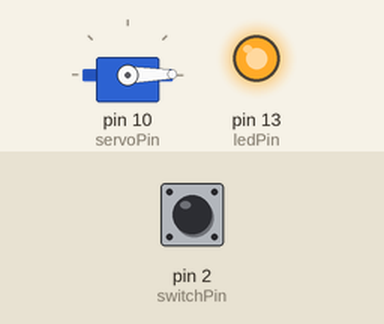
This sketch was run on a simulated Arduino Nano, built with avr-gcc and run on an emulated ATmega328P. Parts: servo, output pins drawn as LEDs (lit = HIGH). The test bench sets the inputs (shaded band); at power-on: pin 2 (switchPin) HIGH.

Above: at 2.2 s.
2.3 s: pin 2 (switchPin) pulled LOW for 0.15 s
At 2.5 s:
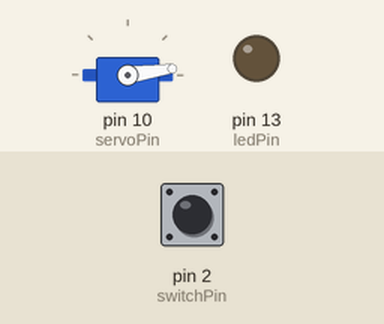
5.4 s: pin 2 (switchPin) pulled LOW for 1 s
At 5.9 s:
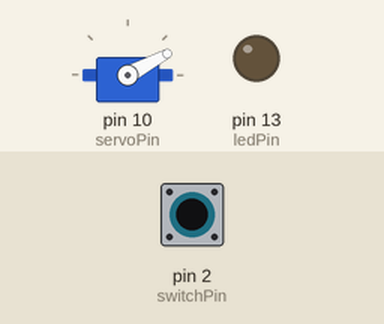
8.6 s: pin 2 (switchPin) pulled LOW for 3.2 s
At 10.2 s:
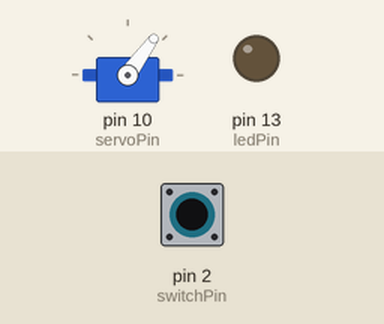
Timing chart, 0 to 14.2 s (numbered marks = the images above; inputs shaded):
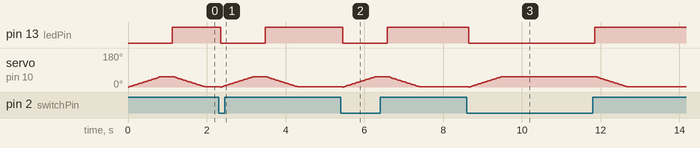

The sketch:

chest-opener.ino
```cpp
//#define DEBUG

/*
Title: A chest opener for JJPOTC
Description: This sketch simply just moves a servo from one position to another based on a switch w/a little debouncing.

Author: Jeremy Fleitz
5/31/2019 - Initial Revision


Hookup:
PD2 - Switch In
PD10 - Servo Out
PD13 - LED out (on the arduino nano)
*/
#include <Servo.h>

Servo svo;


//constants that may need to be adjusted:
const int openPos = 0; //degree position on the servo for the chest to be open
const int closedPos = 55; //degree position on the servo for the chest to be closed
const int openSpeedDelay = 15; //delay in ms for adjusting how fast the servo opens the chest
const int closeSpeedDelay = 15; //delay in ms for adjusting how fast the servo closes the chest

//delays
unsigned long debounceDelay = 50; //debouncing time in ms..shouldn't need to change

//pins
const int ledPin = 13;
const int servoPin = 10;
const int switchPin = 2;

//globals
int lastSwState = LOW;
int swState  = LOW;

unsigned long lastDebounceTime = 0;


void setup(){
  pinMode(ledPin,OUTPUT);
  pinMode(servoPin,OUTPUT);
  pinMode(switchPin,INPUT_PULLUP);


  MoveChest(false);

  #ifdef DEBUG
  Serial.println("chest-opener initialized");
  #endif
}

//MoveChest basically is the servo example from the Arduino library, except switching directions based on the value passed in
void MoveChest(bool open) {
  int pos;

  // set the LED:
  digitalWrite(ledPin, open);
  svo.attach(servoPin);

  if (open) {
    for (pos = closedPos; pos > openPos; pos--) {
      // in steps of 1 degree
      svo.write(pos);
      delay(openSpeedDelay);
    }
  }
  else {
    for (pos = openPos; pos < closedPos; pos++) { // goes from 0 degrees to 180 degrees
      // in steps of 1 degree
      svo.write(pos);              // tell servo to go to position in variable 'pos'
      delay(closeSpeedDelay);                       // waits 15ms for the servo to reach the position
    }
  }

  delay(250); //shouldn't be necessary since the loop delays should have handled...but we are detaching to being safe
  svo.detach();
}


//loop is based off of the debounce example from the Arduino library, with calling the MoveChest method when the switch really changed.
void loop() {
  int sample = digitalRead(switchPin);

  // If the switch changed, due to noise or pressing:
  if (sample != lastSwState) {
    // reset the debouncing timer
    lastDebounceTime = millis();
  }

  if ((millis() - lastDebounceTime) > debounceDelay) {
    // whatever the reading is at, it's been there for longer than the debounce
    // delay, so take it as the actual current state:

    // if the button state has changed:
    if (sample != swState) {
      swState = sample;

      //Changed, so either Open or Close the chest.
      MoveChest(swState);
    }
  }

  lastSwState = sample;
}
```

Measured:
- after the input at 2.3 s, pin 13 (ledPin): HIGH → LOW after 0.05 s, → HIGH 1.1 s later
- after the input at 5.4 s, pin 13 (ledPin): HIGH → LOW after 0.05 s, → HIGH 1.1 s later
- after the input at 8.6 s, pin 13 (ledPin): HIGH → LOW after 0.05 s, → HIGH 3.2 s later
